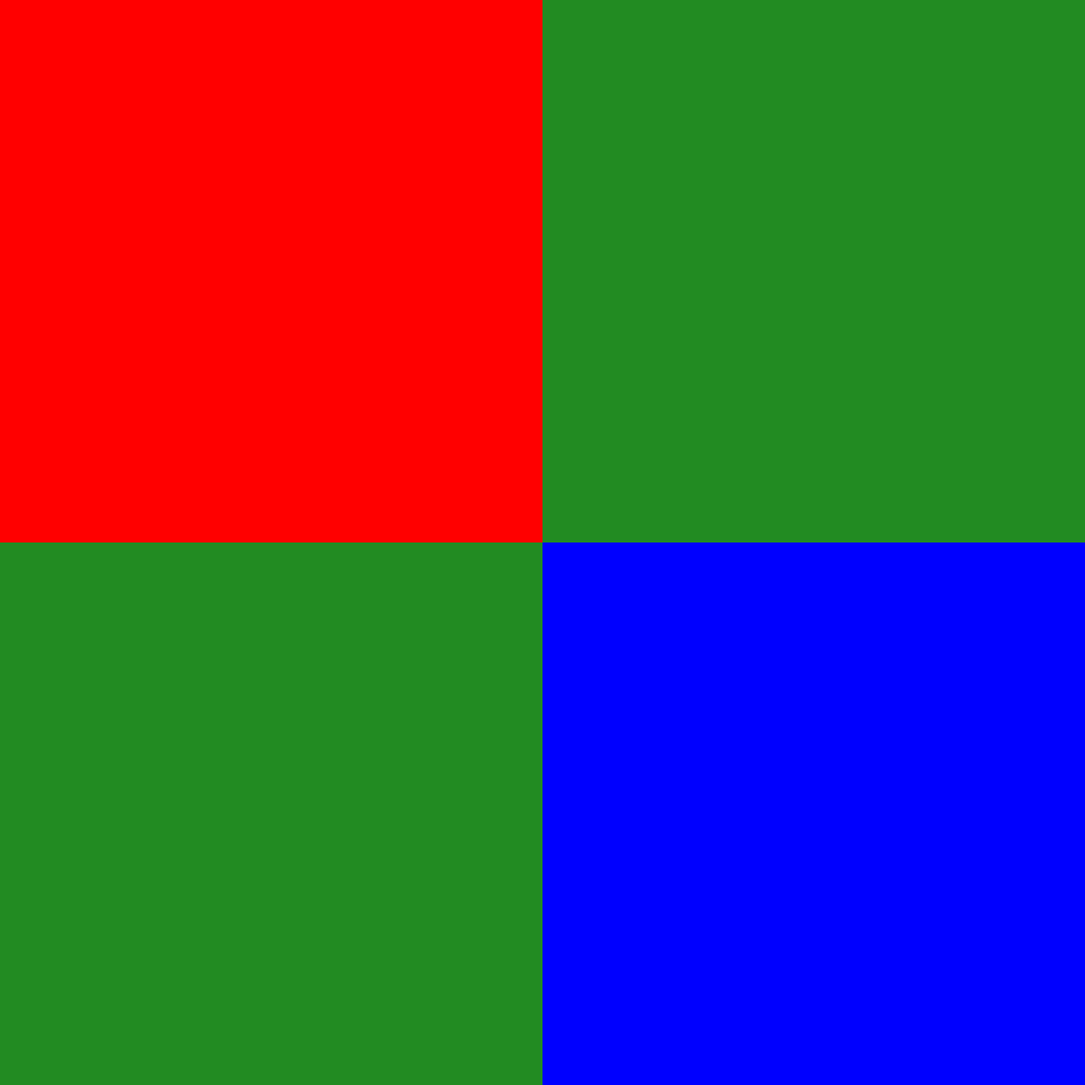
Frame 1 (no input)
Frame 60 (the mouse pressed at the canvas centre just before this capture): identical to frame 1, image omitted
Frame 120 (the mouse held since frame 60 and released just before this capture): identical to frame 1, image omitted

The Processing sketch that drew this single still picture (run headless with seeded random() and noise(); from frame 60 on, the mouse is pressed at the canvas centre):

// Processing sketch: BlueAndRedSquares
// ── BlueAndRedSquares.pde
//Question 1

void setup() {
 size (1200,1200); 
 background(34,139,34);
}

void draw() {
fill(255,0,0);
noStroke();
rect(0,0,width/2,height/2);
fill(0,0,255);
noStroke();
rect(width/2,height/2,width/2,height/2);
}  
